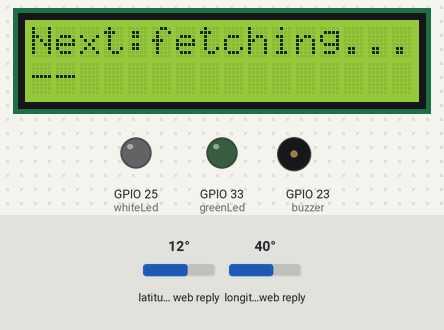
This sketch was run on a simulated ESP32. On the bench: 16×2 character LCD, output pins drawn as LEDs (lit = HIGH), buzzer (waves = sounding, pin HIGH). Dashed ring = blinking. The test bench sets the inputs (shaded band); at power-on: latitude in the web reply 12°, longitude in the web reply 40°. WiFi joins after 1.5 s; servers stay silent unless stated; uploads are accepted with an empty reply; the local clock reads 2024-03-15 10:24:30 at power-on unless the sketch sets it; web services answer with replies made up by the test bench; what the sketch prints to the serial monitor is not drawn.

Above: at 4.3 s.
4.4 s: latitude in the web reply set to -2°
At 10.5 s:
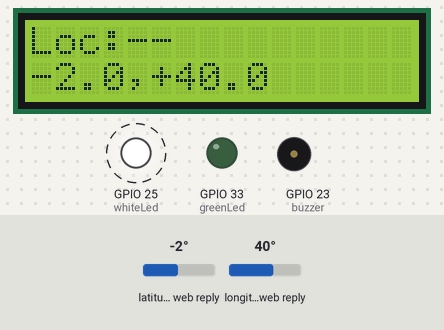
11.2 s: longitude in the web reply set to 1°
At 16.39 s:
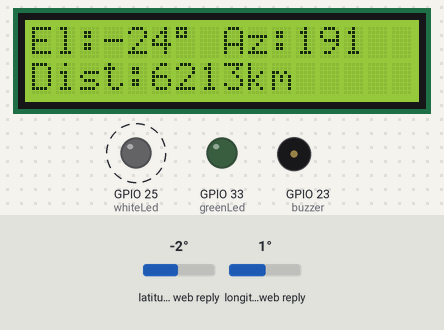
18.0 s: longitude in the web reply set to -2°
At 22.3 s:
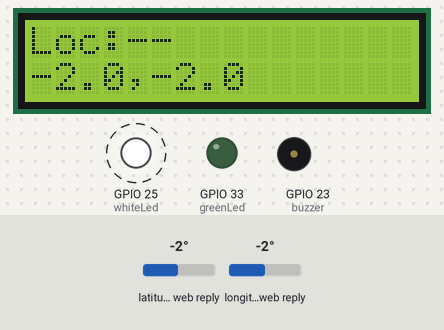
26.2 s: latitude in the web reply set to 44°
At 27.9 s:
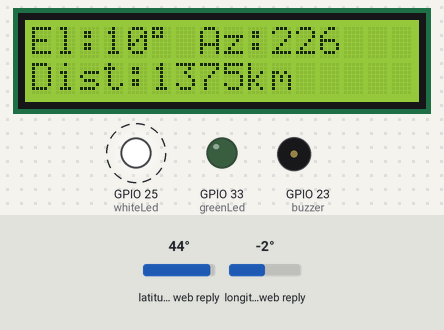
33.0 s: latitude in the web reply set to 48°
At 37.44 s:
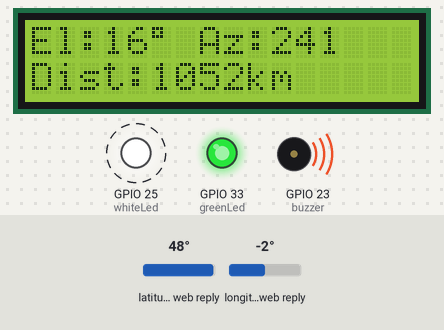
39.8 s: longitude in the web reply set to 22°
At 46.5 s:
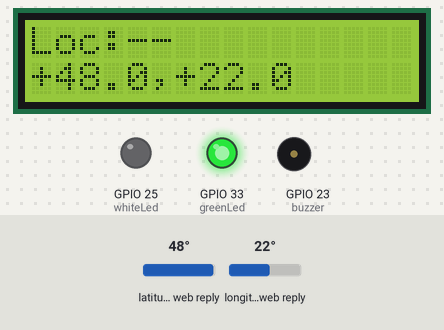
46.6 s: longitude in the web reply set to 28°
Timing chart, 0 to 59.5 s (numbered marks = the images above; inputs shaded):
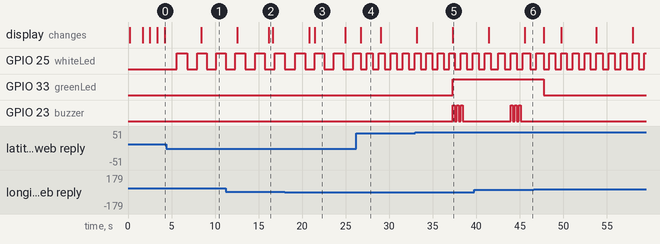

Measured:
- the behaviour switches between 0 and -1° on longitude in the web reply (found by bisection; images 2 and 3)
- the behaviour switches between 46 and 47° on latitude in the web reply (found by bisection; images 4 and 5)
- after the input at 4.4 s, the display: changes after 4.0 s (image 1)
- after the input at 18.0 s, the display: first differs from a run without the input after 3.5 s (image 3)
- after the input at 26.2 s, GPIO 25 (whiteLed): alternates HIGH for 0.67 s and LOW for 0.70 s, starting after 0.56 s; the display: changes after 0.56 s (image 4)
- after the input at 33.0 s, GPIO 33 (greenLed): LOW → HIGH after 4.3 s; GPIO 23 (buzzer): alternates HIGH for 0.23 s and LOW for 0.23 s, 6 changes in all, then stays LOW, starting after 4.3 s
- after the input at 39.8 s, the display: first differs from a run without the input after 5.8 s (image 6)
- after the input at 46.6 s, GPIO 33 (greenLed): HIGH → LOW after 1.2 s; GPIO 23 (buzzer): stops changing and stays LOW

The sketch:

iss_tracker_v3.ino
```cpp
// ===== ESP32 ISS Tracker (LCD + LEDs + Buzzer) =====
// Shows: Next pass local time + countdown + az/max elev, live elevation (°) & azimuth (°), and distance (km)

#include <Wire.h>
#include <WiFi.h>
#include <WiFiClient.h>
#include <WiFiClientSecure.h>  // HTTPS for N2YO
#include <HTTPClient.h>
#include <Arduino_JSON.h>
#include <LiquidCrystal_I2C.h>
#include <math.h>
#include <time.h>

// ---------- WiFi ----------
const char* ssid = "FRITZ!Box 7490 BC";
const char* password = "Bremen2020";

// ---------- Your location (decimal degrees) ----------
float myLongitude = 10.36615;  // e.g., Bremen area
float myLatitude = 53.32575;

// --- N2YO (visible pass) ---
#define N2YO_API_KEY "SWUN2H-SRG6C2-KZNZZE-5LLT"
// observer altitude (meters above sea level); set ~10 for Bremen, or your true altitude
#define OBSERVER_ALT_M 10
// how many days ahead to search, and minimum seconds the pass is visible
#define N2YO_DAYS_AHEAD 7
#define N2YO_MIN_VIS_SECS 60

// ---------- Pins (ESP32) ----------
const int greenLed = 33;  // green LED
const int whiteLed = 25;  // white LED (distance-blink)
const int buzzer = 23;    // active buzzer

// ---------- LCD (I2C) ----------
#define LCD_ADDR 0x27  // try 0x27 first; if blank, change to 0x3F
LiquidCrystal_I2C lcd(LCD_ADDR, 16, 2);

// ---------- APIs ----------
String issNowURL = "http://api.open-notify.org/iss-now.json";

// ---------- Timing ----------
unsigned long lastNowPoll = 0;
unsigned long lastPassPoll = 0;
const unsigned long nowPollMs = 5000;               // iss-now every 5s
const unsigned long passPollMs = 10UL * 60 * 1000;  // next pass every 10 min

// --- Page cycling ---
static uint8_t pageIndex = 0;  // 0 = LIVE, 1 = NEXT PASS, 2 = LOCATION

// --- Location name caching ---
unsigned long lastLocPoll = 0;
const unsigned long locPollMs = 15000;  // refresh location every 15s
String locName = "--";

// ---------- Current ISS coords ----------
float issLon = -200.0f;
float issLat = -200.0f;

// ---------- Next pass (UTC epoch + duration + extra details) ----------
time_t nextRiseUtc = 0;
int nextDurSec = 0;
int nextStartAz = -1;  // degrees 0..360, 0=N, 90=E, 180=S
int nextMaxEl = -1;    // degrees above horizon

// ---------- NTP / Timezone ----------
const char* TZ_EU_BERLIN = "CET-1CEST,M3.5.0/2,M10.5.0/3";
bool timeReady = false;

// ---------- Alert threshold ----------
const float ALERT_KM = 1200.0f;  // turn on green LED + buzzer within 1200 km

// ---------- Math helpers ----------
static inline double deg2rad(double d) {
  return d * M_PI / 180.0;
}
static inline double rad2deg(double r) {
  return r * 180.0 / M_PI;
}

// Great-circle distance (km) using haversine
double haversineKm(double lat1, double lon1, double lat2, double lon2) {
  const double R = 6371.0;
  double dLat = deg2rad(lat2 - lat1);
  double dLon = deg2rad(lon2 - lon1);
  double a = sin(dLat / 2) * sin(dLat / 2) + cos(deg2rad(lat1)) * cos(deg2rad(lat2)) * sin(dLon / 2) * sin(dLon / 2);
  double c = 2.0 * atan2(sqrt(a), sqrt(1.0 - a));
  return R * c;
}

// Initial bearing (azimuth 0..360) from point 1 -> point 2 on sphere
double bearingDeg(double lat1, double lon1, double lat2, double lon2) {
  double φ1 = deg2rad(lat1), φ2 = deg2rad(lat2), Δλ = deg2rad(lon2 - lon1);
  double y = sin(Δλ) * cos(φ2);
  double x = cos(φ1) * sin(φ2) - sin(φ1) * cos(φ2) * cos(Δλ);
  double brng = atan2(y, x);
  double deg = fmod((rad2deg(brng) + 360.0), 360.0);
  return deg;  // 0=N, 90=E, 180=S, 270=W
}

// Approx elevation (deg) from observer to satellite using subsatellite point & assumed altitude
double elevationDegApprox(double obsLat, double obsLon, double satSubLat, double satSubLon) {
  const double Re = 6371.0;  // Earth radius (km)
  const double H = 420.0;    // ISS altitude (km) ~408–420
  double gamma = acos(
    sin(deg2rad(obsLat)) * sin(deg2rad(satSubLat)) + cos(deg2rad(obsLat)) * cos(deg2rad(satSubLat)) * cos(deg2rad(satSubLon - obsLon)));  // central angle (rad)
  double num = cos(gamma) - Re / (Re + H);
  double den = sin(gamma);
  double elev = atan2(num, den);
  return rad2deg(elev);  // negative when below horizon
}

// ---------- HTTP helpers ----------
bool httpGET(const String& url, String& bodyOut) {
  WiFiClient client;
  HTTPClient http;
  if (!http.begin(client, url)) return false;
  int code = http.GET();
  if (code <= 0) {
    http.end();
    return false;
  }
  bodyOut = http.getString();
  http.end();
  return (code == 200 && bodyOut.length() > 0);
}

bool fetchISSNow(float& lonOut, float& latOut) {
  String payload;
  if (!httpGET(issNowURL, payload)) return false;
  JSONVar obj = JSON.parse(payload);
  if (JSON.typeof(obj) == "undefined") return false;
  const char* lonStr = (const char*)obj["iss_position"]["longitude"];
  const char* latStr = (const char*)obj["iss_position"]["latitude"];
  if (!lonStr || !latStr) return false;
  lonOut = atof(lonStr);
  latOut = atof(latStr);
  return true;
}

// Fetch next visible pass from N2YO (HTTPS)
bool fetchNextPass(time_t& riseUtcOut, int& durSecOut) {
  if (String(N2YO_API_KEY).length() < 5) return false;

  // https://api.n2yo.com/rest/v1/satellite/visualpasses/25544/lat/lon/alt/days/minvis&apiKey=KEY
  String url = "https://api.n2yo.com/rest/v1/satellite/visualpasses/25544/";
  url += String(myLatitude, 6) + "/";
  url += String(myLongitude, 6) + "/";
  url += String((int)OBSERVER_ALT_M) + "/";
  url += String(N2YO_DAYS_AHEAD) + "/";
  url += String(N2YO_MIN_VIS_SECS);
  url += "/&apiKey=" + String(N2YO_API_KEY);

  WiFiClientSecure sclient;
  sclient.setInsecure();  // skip TLS cert validation
  HTTPClient http;
  if (!http.begin(sclient, url)) return false;

  int code = http.GET();
  if (code != 200) {
    http.end();
    return false;
  }
  String payload = http.getString();
  http.end();

  JSONVar obj = JSON.parse(payload);
  if (JSON.typeof(obj) == "undefined") return false;
  if (!obj.hasOwnProperty("passes")) return false;
  JSONVar passes = obj["passes"];
  if (passes.length() < 1) return false;

  // take the first visible pass
  JSONVar p = passes[0];

  long startUTC = (long)p["startUTC"];
  long duration = (long)p["duration"];
  if (startUTC <= 0 || duration <= 0) return false;

  riseUtcOut = (time_t)startUTC;
  durSecOut = (int)duration;

  // Extra details
  nextStartAz = p.hasOwnProperty("startAz") ? (int)p["startAz"] : -1;
  nextMaxEl = p.hasOwnProperty("maxEl") ? (int)p["maxEl"] : -1;

  return true;
}

// ---------- Time helpers ----------
void initTime() {
  configTzTime(TZ_EU_BERLIN, "pool.ntp.org", "time.nist.gov");
  for (int i = 0; i < 50; i++) {  // ~10s max
    time_t now = time(nullptr);
    if (now > 1700000000) {
      timeReady = true;
      break;
    }  // sanity (2023+)
    delay(200);
  }
}

// ---- DROP-IN: reverse-geocode using BigDataCloud (Arduino_JSON safe) ----
bool fetchLocationName(double lat, double lon, String& nameOut) {
  String url = "https://api.bigdatacloud.net/data/reverse-geocode-client?latitude=" + String(lat, 6) + "&longitude=" + String(lon, 6) + "&localityLanguage=en";

  WiFiClientSecure client;
  client.setInsecure();  // skip TLS CA check on ESP32
  HTTPClient http;
  if (!http.begin(client, url)) return false;

  int code = http.GET();
  if (code != 200) {
    http.end();
    return false;
  }
  String payload = http.getString();
  http.end();

  JSONVar obj = JSON.parse(payload);
  if (JSON.typeof(obj) == "undefined") return false;

  // helper: safely read a string field
  auto getStr = [](JSONVar parent, const char* key) -> String {
    if (parent.hasOwnProperty(key)) {
      JSONVar v = parent[key];
      if (JSON.typeof(v) == "string") {
        const char* s = (const char*)v;
        if (s && *s) return String(s);
      }
    }
    return String("");
  };

  String city = getStr(obj, "city");
  String local = getStr(obj, "locality");
  String subdiv = getStr(obj, "principalSubdivision");
  String country = getStr(obj, "countryName");

  // Try to detect oceans/seas via localityInfo.informative[].type
  String water = "";
  if (obj.hasOwnProperty("localityInfo")) {
    JSONVar info = obj["localityInfo"];
    if (info.hasOwnProperty("informative")) {
      JSONVar arr = info["informative"];
      int n = (int)arr.length();
      for (int i = 0; i < n; ++i) {
        JSONVar it = arr[i];
        String type = getStr(it, "type");
        String name = getStr(it, "name");
        if (type.length() && name.length()) {
          if (type == "ocean" || type == "sea" || type == "waterbody") {
            water = name;
            break;
          }
        }
      }
    }
  }

  // Build a short display name
  String best;
  if (water.length()) best = water;  // e.g., "Pacific Ocean"
  else if (city.length()) best = city + (country.length() ? "/" + country : "");
  else if (local.length()) best = local + (country.length() ? "/" + country : "");
  else if (subdiv.length() && country.length()) best = subdiv + "/" + country;
  else if (country.length()) best = country;
  else best = "Unknown";

  nameOut = best;
  return true;
}


// Smarter compact countdown:
// - >= 48h  → "T-4d02h"
// - >= 1h   → "T-98:20"  (hh:mm)
// - <  1h   → "T-12:34"  (mm:ss)
// During pass → "T+..", after pass → "passed"
String fmtTcompact(time_t startUtc, int durSec) {
  time_t now = time(nullptr);
  long diff = (long)difftime(startUtc, now);
  char buf[12];

  auto fmt_days = [&](long secs) {
    long d = secs / 86400;
    long h = (secs % 86400) / 3600;
    snprintf(buf, sizeof(buf), "%ldd%02lh", d, h);  // e.g. "4d02h"
  };
  auto fmt_hhmm = [&](long secs) {
    long h = secs / 3600;
    long m = (secs % 3600) / 60;
    snprintf(buf, sizeof(buf), "%ld:%02ld", h, m);  // "98:20"
  };
  auto fmt_mmss = [&](long secs) {
    long m = secs / 60, s = secs % 60;
    snprintf(buf, sizeof(buf), "%02ld:%02ld", m, s);  // "12:34"
  };

  if (diff >= 0) {  // before pass
    if (diff >= 48L * 3600L) {
      fmt_days(diff);
      return String("T-") + buf;
    }
    if (diff >= 3600L) {
      fmt_hhmm(diff);
      return String("T-") + buf;
    }
    fmt_mmss(diff);
    return String("T-") + buf;
  } else {  // pass has started or finished
    long past = -diff;
    if (past <= durSec) {
      // During pass → count up
      if (past >= 3600L) {
        fmt_hhmm(past);
        return String("T+") + buf;
      } else {
        fmt_mmss(past);
        return String("T+") + buf;
      }
    } else {
      return String("passed");
    }
  }
}

// Local time string (Berlin) if synced, else UTC with 'Z'
String fmtTimeLocalOrUTC(time_t t) {
  struct tm tmv;
  char buf[32];
  if (timeReady) {
    localtime_r(&t, &tmv);
    strftime(buf, sizeof(buf), "%d.%m %H:%M", &tmv);
  } else {
    gmtime_r(&t, &tmv);
    strftime(buf, sizeof(buf), "%d.%m %H:%MZ", &tmv);
  }
  return String(buf);
}

void setup() {
  Serial.begin(115200);
  delay(100);

  // GPIO
  pinMode(greenLed, OUTPUT);
  digitalWrite(greenLed, LOW);
  pinMode(whiteLed, OUTPUT);
  digitalWrite(whiteLed, LOW);
  pinMode(buzzer, OUTPUT);
  digitalWrite(buzzer, LOW);

  // I2C + LCD
  Wire.begin(21, 22);  // ESP32 default: SDA=21, SCL=22
  lcd.init();
  lcd.backlight();
  lcd.clear();
  lcd.setCursor(0, 0);
  lcd.print("Connecting WiFi");

  // WiFi
  WiFi.mode(WIFI_STA);
  WiFi.begin(ssid, password);
  while (WiFi.status() != WL_CONNECTED) {
    delay(300);
    Serial.print(".");
  }
  Serial.println();
  Serial.print("IP: ");
  Serial.println(WiFi.localIP());

  lcd.clear();
  lcd.setCursor(0, 0);
  lcd.print("WiFi OK");
  lcd.setCursor(0, 1);
  lcd.print(WiFi.localIP().toString());
  delay(800);

  // Time
  initTime();
  lcd.clear();
  lcd.setCursor(0, 0);
  lcd.print(timeReady ? "Time synced" : "Time pending");
  delay(600);
}

void loop() {
  static float lastKm = -1.0f;
  static unsigned long lastPageFlip = 0;
  // pageIndex is a global (0=NOW, 1=NEXT, 2=LOCATION)

  // ---- Auto-clear old pass so a fresh one is fetched soon after it ends ----
  if (nextRiseUtc > 0 && nextDurSec > 0) {
    time_t nowt = time(nullptr);
    if ((long)difftime(nowt, nextRiseUtc) > (nextDurSec + 60)) {  // 60s buffer
      nextRiseUtc = 0;
      nextDurSec = 0;
      nextStartAz = -1;
      nextMaxEl = -1;
      // lastPassPoll = 0; // uncomment to force immediate refetch
    }
  }

  // ---- Poll current ISS position ----
  if (millis() - lastNowPoll > nowPollMs) {
    float lon, lat;
    bool ok = (WiFi.status() == WL_CONNECTED) && fetchISSNow(lon, lat);
    if (ok) {
      issLon = lon;
      issLat = lat;
      lastKm = (float)haversineKm(myLatitude, myLongitude, issLat, issLon);
    }
    lastNowPoll = millis();
  }

  // ---- Refresh the location name occasionally (uses current ISS coords) ----
  if (millis() - lastLocPoll > locPollMs) {
    String nm;
    if (fetchLocationName(issLat, issLon, nm)) {
      locName = nm;
    }
    lastLocPoll = millis();
  }

  // ---- Poll next pass (risetime & duration) ----
  if (millis() - lastPassPoll > passPollMs || nextRiseUtc == 0) {
    time_t r;
    int d;
    if (WiFi.status() == WL_CONNECTED && fetchNextPass(r, d)) {
      nextRiseUtc = r;
      nextDurSec = d;
    }
    lastPassPoll = millis();
  }

  // ---- Alternate LCD pages every ~4 seconds (0,1,2) ----
  if (millis() - lastPageFlip > 4000) {
    pageIndex = (pageIndex + 1) % 3;  // 0=NOW, 1=NEXT, 2=LOCATION
    lastPageFlip = millis();
  }

  // ---- Render LCD ----
  lcd.clear();

  if (pageIndex == 0) {
    // ---- Page 1: NOW (live) ----
    double elev = -90.0, az = 0.0;
    if (issLon > -190.0) {  // valid coords received
      elev = elevationDegApprox(myLatitude, myLongitude, issLat, issLon);
      az = bearingDeg(myLatitude, myLongitude, issLat, issLon);
    }

    // Row 1: Elev & Az
    lcd.setCursor(0, 0);
    lcd.print("El:");
    lcd.print((int)round(elev));
    lcd.print((char)223);  // degree symbol
    lcd.print(" Az:");
    lcd.print((int)round(az));

    // Row 2: Dist
    lcd.setCursor(0, 1);
    lcd.print("Dist:");
    if (lastKm >= 0) {
      lcd.print((int)round(lastKm));
      lcd.print("km");
    } else {
      lcd.print("--");
    }

  } else if (pageIndex == 1) {
    // ---- Page 2: NEXT PASS ----
    lcd.setCursor(0, 0);
    lcd.print("Next:");
    if (nextRiseUtc > 0) {
      lcd.print(fmtTimeLocalOrUTC(nextRiseUtc));
    } else {
      lcd.print("fetching...");
    }

    // Row 2: countdown + az + max elev
    lcd.setCursor(0, 1);
    if (nextRiseUtc > 0 && nextDurSec > 0) {
      String cd = fmtTcompact(nextRiseUtc, nextDurSec);  // e.g. "T-4d02h", "T-12:34"
      char line[17];
      if (nextStartAz >= 0 && nextMaxEl >= 0) {
        // exactly 16 cols: 8 for countdown + "A%03d M%02d"
        // e.g. "T-12:34A230 M62" or "T-4d02hA201 M13"
        snprintf(line, sizeof(line), "%-8sA%03d M%02d", cd.c_str(), nextStartAz, nextMaxEl);
      } else {
        snprintf(line, sizeof(line), "%-16s", cd.c_str());
      }
      line[16] = '\0';
      lcd.print(line);
    } else {
      lcd.print("--              ");
    }

  } else {  // pageIndex == 2
    // ---- Page 3: LOCATION NAME ----
    lcd.setCursor(0, 0);
    lcd.print("Loc:");
    String first = locName;

    if (first.length() > 12) {
      String row1 = first.substring(0, 12);
      String row2 = first.substring(12);
      lcd.print(row1);
      lcd.setCursor(0, 1);
      if (row2.length() > 16) row2 = row2.substring(0, 16);
      lcd.print(row2);
    } else {
      lcd.print(first);
      lcd.setCursor(0, 1);
      // optional: show compact coords
      char buf[17];
      snprintf(buf, sizeof(buf), "%+.1f,%+.1f", issLat, issLon);
      buf[16] = '\0';
      lcd.print(buf);
    }
  }

  // ---- Green LED + buzzer pattern (within 1200 km) ----
  static unsigned long buzzerTimer = 0;
  static int buzzerState = 0;  // 0=idle, 1=beep on, 2=beep off-in-burst, 3=pause
  static int beepCount = 0;

  if (lastKm >= 0 && lastKm <= ALERT_KM) {
    digitalWrite(greenLed, HIGH);

    unsigned long nowms = millis();
    switch (buzzerState) {
      case 0:  // start a burst
        digitalWrite(buzzer, HIGH);
        buzzerTimer = nowms + 200;  // beep 200 ms
        buzzerState = 1;
        break;

      case 1:  // short beep ON
        if (nowms >= buzzerTimer) {
          digitalWrite(buzzer, LOW);
          buzzerTimer = nowms + 200;  // 200 ms gap
          buzzerState = 2;
        }
        break;

      case 2:  // short gap between beeps
        if (nowms >= buzzerTimer) {
          beepCount++;
          if (beepCount < 3) {
            digitalWrite(buzzer, HIGH);
            buzzerTimer = nowms + 200;
            buzzerState = 1;
          } else {
            // finished three beeps, start long pause
            beepCount = 0;
            buzzerTimer = nowms + 5000;  // 5 s pause
            buzzerState = 3;
          }
        }
        break;

      case 3:  // long pause between bursts
        if (nowms >= buzzerTimer) {
          buzzerState = 0;  // start over
        }
        break;
    }
  } else {
    digitalWrite(greenLed, LOW);
    digitalWrite(buzzer, LOW);
    buzzerState = 0;
    beepCount = 0;
  }

  // ---- White LED: blink by distance (km) ----
  static unsigned long lastBlink = 0;
  static bool ledState = false;
  int blinkMs = -1;
  if (WiFi.status() == WL_CONNECTED && issLon > -190.0 && lastKm >= 0.0f) {
    if (lastKm < 500.0f) blinkMs = 150;
    else if (lastKm < 1000.0f) blinkMs = 300;
    else if (lastKm < 2000.0f) blinkMs = 600;
    else blinkMs = 1000;

    if ((int)(millis() - lastBlink) >= blinkMs) {
      ledState = !ledState;
      digitalWrite(whiteLed, ledState ? HIGH : LOW);
      lastBlink = millis();
    }
  } else {
    digitalWrite(whiteLed, LOW);
  }
}
```
